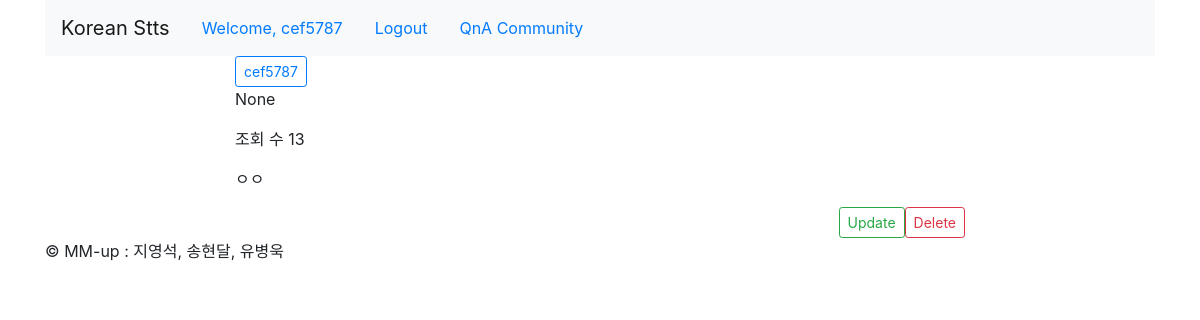
Page /QnA/detail/8/ (signed in) on the committed database.
### QnA/models.py (models this page shows, shortened)
class QuestionAndAnswer(models.Model):
    author = models.ForeignKey(User, on_delete=models.CASCADE, related_name="user_author")
    title = models.CharField(max_length=100)
    text = models.TextField()
    hit = models.PositiveIntegerField(default=0)
    created = models.DateTimeField(auto_now_add=True)
    updated = models.DateTimeField(auto_now=True)
    class Meta:
        ordering = ['-updated']
    @property
    def update_counter(self):
        self.hit = self.hit + 1
        self.save()

### QnA/templates/QnA/detail.html (shortened to what this page needs)
{% extends 'base.html' %}
{% block content %}
    <div class="row">
        <div class="col-md-2"></div>
        <div class="col-md-8 panel panel-default">
            <button type="button" class="btn btn-outline-primary btn-sm">
                {{object.author.username}}</button>
            <p class="update_counter">{{ object.update_counter }}</p>
            <p>조회 수 {{object.hit}}</p>
            <p>{{object.text|linebreaksbr}}</p>
            <a href="{% url 'QnA:QnA_delete' pk=object.id %}" class="btn btn-outline-danger btn-sm float-right">
                Delete</a>
            <a href="{% url 'QnA:QnA_update' pk=object.id %}" class="btn btn-outline-success btn-sm float-right">
                Update</a>
        </div>
        <div class="col-md-2"></div>
    </div>
    <div class="row">
        <div class="col-md-2"></div>
        <div class="col-md-8 panel panel-default">
            {% load disqus_tags %}
        </div>
        <div class="col-md-2"></div>
    </div>
{% endblock %}

### templates/base.html (shortened to what this page needs)
<!DOCTYPE html>
<html lang="en">
<head>
    <link rel="stylesheet" href="https://stackpath.bootstrapcdn.com/bootstrap/4.1.3/css/bootstrap.min.css">
</head>
<body>
<div class="container">
    <header class="header clearfix">
        <nav class="navbar navbar-expand-lg navbar-light bg-light">
            <a class="navbar-brand" href="/">Korean Stts</a>
            <ul class="nav">
                {% if user.is_authenticated %}
                <li class="nav-item"><a href="#" class="nav-link">Welcome, {{user.get_username}}</a></li>
                <li class="nav-item"><a href="{% url 'account:logout' %}" class="nav-link">Logout</a></li>
                <li class="nav-item"><a href="{% url 'QnA:QnA_list' %}" class="nav-link">QnA Community</a></li>
                {% else %}
                <li class="nav-item"><a href="{% url 'account:login' %}" class="nav-link">Login</a></li>
                <li class="nav-item"><a href="{% url 'account:register' %}" class="nav-link">Signup</a></li>
                {% endif %}
            </ul>
        </nav>
    </header>
    {% block content %}
    {% endblock %}
    <footer class="footer">
        <p>&copy; MM-up : 지영석, 송현달, 유병욱</p>
    </footer>
</div>
</body>

### rows in the picture
QuestionAndAnswer: author.username "cef5787", update_counter "None", hit "13", text "ㅇㅇ"

### other values in the picture
{{ user.get_username }} "cef5787"
